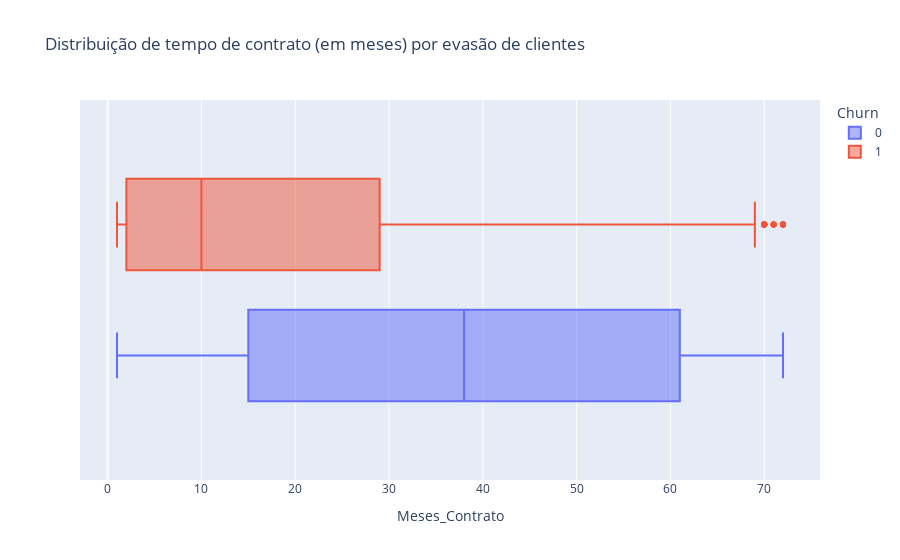
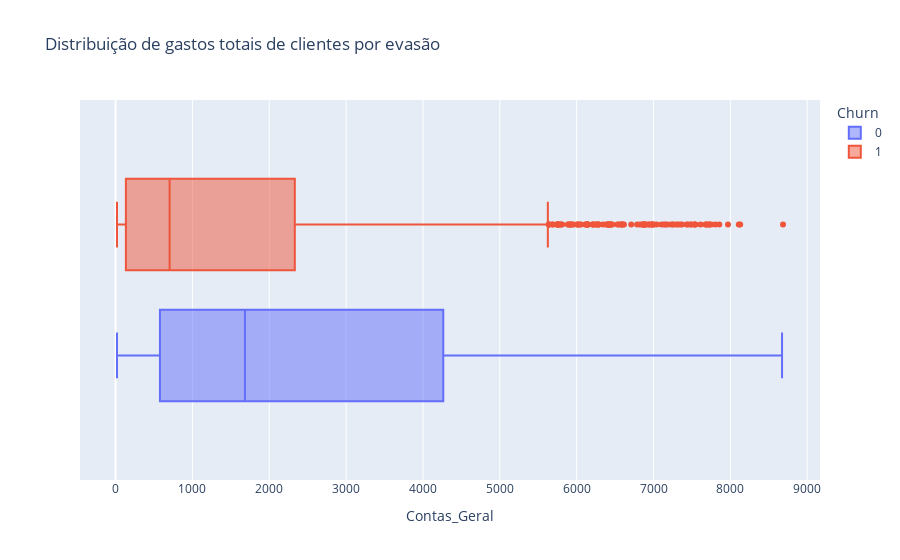

Notebook code for these charts, in order:
### Markdown cell above
# Análises Direcionadas


---

A seguir estão as relações entre a evasão de clientes e o tempo de contrato/total gasto.

### Code cell
fig0 = px.box(df, x="Meses_Contrato", color="Churn", title="Distribuição de tempo de contrato (em meses) por evasão de clientes")

fig0.show()

fig1 = px.box(df, x="Contas_Geral", color="Churn", title="Distribuição de gastos totais de clientes por evasão")

fig1.show()

### Figure 1 — Plotly figure (JSON) as saved in the notebook; plotly's stock layout.template omitted (floating-point values rounded to 4 significant figures; data arrays with more than 128 entries replaced by an {"elided": "..."} marker saying what was removed)
{"data": [{"alignmentgroup": "True", "hovertemplate": "Churn=0<br>Meses_Contrato=%{x}<extra></extra>", "legendgroup": "0", "marker": {"color": "#636efa"}, "name": "0", "notched": false, "offsetgroup": "0", "orientation": "h", "showlegend": true, "type": "box", "x": {"elided": "5163 int values"}, "x0": " ", "xaxis": "x", "y0": " ", "yaxis": "y"}, {"alignmentgroup": "True", "hovertemplate": "Churn=1<br>Meses_Contrato=%{x}<extra></extra>", "legendgroup": "1", "marker": {"color": "#EF553B"}, "name": "1", "notched": false, "offsetgroup": "1", "orientation": "h", "showlegend": true, "type": "box", "x": {"elided": "1869 int values"}, "x0": " ", "xaxis": "x", "y0": " ", "yaxis": "y"}], "layout": {"boxmode": "group", "legend": {"title": {"text": "Churn"}, "tracegroupgap": 0}, "title": {"text": "Distribuição de tempo de contrato (em meses) por evasão de clientes"}, "xaxis": {"anchor": "y", "domain": [0, 1], "title": {"text": "Meses_Contrato"}}, "yaxis": {"anchor": "x", "domain": [0, 1]}}}

### Figure 2 — Plotly figure (JSON) as saved in the notebook; plotly's stock layout.template omitted (floating-point values rounded to 4 significant figures; data arrays with more than 128 entries replaced by an {"elided": "..."} marker saying what was removed)
{"data": [{"alignmentgroup": "True", "hovertemplate": "Churn=0<br>Contas_Geral=%{x}<extra></extra>", "legendgroup": "0", "marker": {"color": "#636efa"}, "name": "0", "notched": false, "offsetgroup": "0", "orientation": "h", "showlegend": true, "type": "box", "x": {"elided": "5163 float values"}, "x0": " ", "xaxis": "x", "y0": " ", "yaxis": "y"}, {"alignmentgroup": "True", "hovertemplate": "Churn=1<br>Contas_Geral=%{x}<extra></extra>", "legendgroup": "1", "marker": {"color": "#EF553B"}, "name": "1", "notched": false, "offsetgroup": "1", "orientation": "h", "showlegend": true, "type": "box", "x": {"elided": "1869 float values"}, "x0": " ", "xaxis": "x", "y0": " ", "yaxis": "y"}], "layout": {"boxmode": "group", "legend": {"title": {"text": "Churn"}, "tracegroupgap": 0}, "title": {"text": "Distribuição de gastos totais de clientes por evasão"}, "xaxis": {"anchor": "y", "domain": [0, 1], "title": {"text": "Contas_Geral"}}, "yaxis": {"anchor": "x", "domain": [0, 1]}}}
